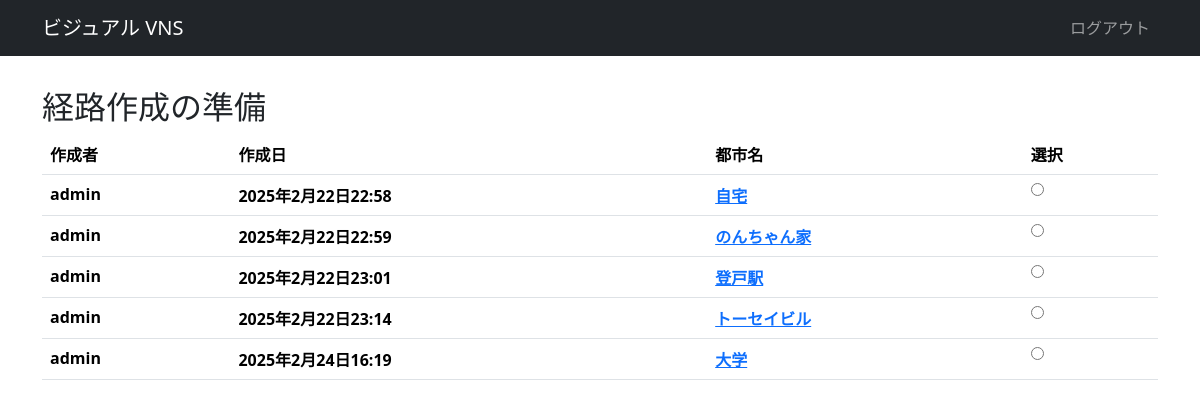
The page /cities/solve_prepare/ (signed in) on the database its author committed.
### cities/models.py (models this page shows, shortened)
class City(models.Model):
    city_name = models.CharField('タイトル', max_length=128)
    address = models.TextField('住所', blank=True)
    description = models.TextField('備考', blank=True)
    salesman = models.ManyToManyField(Salesman, related_name='salesman', related_query_name='to_salesman')
    created_by = models.ForeignKey(settings.AUTH_USER_MODEL, verbose_name="作成者", on_delete=models.CASCADE)
    created_at = models.DateTimeField("作成日", auto_now_add=True)
    update_at = models.DateTimeField("更新日", auto_now=True)

### cities/views.py (the view)
# urls.py: path('solve_prepare/', views.solve_prepare, name='solve_prepare'),
def solve_prepare(request):
    cities = City.objects.all()
    return render(request, 'cities/solve_prepare.html', {'cities': cities})

### cities/templates/cities/solve_prepare.html
{% extends "base.html" %}
{% block main %}
<h2>経路作成の準備</h2>
{% if cities %}
<table class="table">
    <thead>
        <tr>
            <th>作成者</th>
            <th>作成日</th>
            <th>都市名</th>
            <th>選択</th>
        </tr>
    </thead>
    <tbody>
        {% for city in cities %}
        <tr>
            <th>{{ city.created_by.username }}</th>
            <th>{{ city.created_at }}</th>
            <th><a href="{% url 'city_detail' city.id %}">{{ city.city_name }}</a></th>
            <th><input type="radio"/></th>
        </tr>
        {% endfor %}
    </tbody>
</table>
{% else %}
<p>都市はまだ作成されていません。</p>
{% endif %}
{% endblock %}

### rows shown on the page
City: created_by.username "admin", created_at "2025年2月22日22:58", city_name "自宅"
City: created_by.username "admin", created_at "2025年2月22日22:59", city_name "のんちゃん家"
City: created_by.username "admin", created_at "2025年2月22日23:01", city_name "登戸駅"
City: created_by.username "admin", created_at "2025年2月22日23:14", city_name "トーセイビル"
City: created_by.username "admin", created_at "2025年2月24日16:19", city_name "大学"
